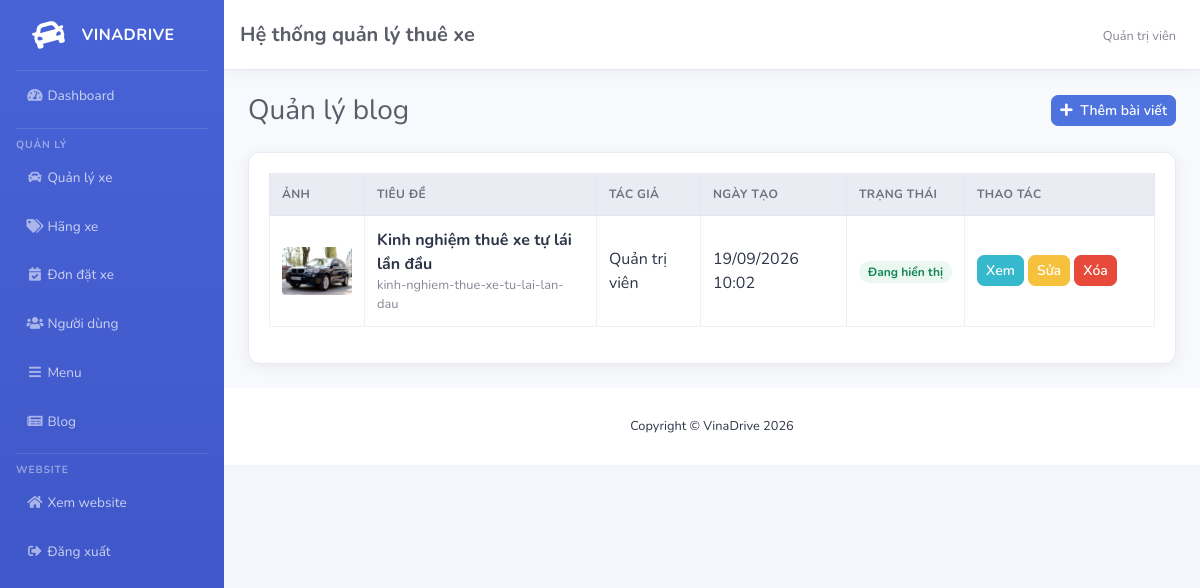
The app's page /admin/blogs (signed in) with its own data.
### tables this page shows
CREATE TABLE `blogs` (
    `BlogID`    INT(11) NOT NULL AUTO_INCREMENT,
    `Title`     VARCHAR(255) NOT NULL,
    `Slug`      VARCHAR(255) NOT NULL,
    `Content`   LONGTEXT DEFAULT NULL,
    `Thumbnail` VARCHAR(255) DEFAULT NULL,
    `AuthorID`  INT(11) DEFAULT NULL,
    `CreatedAt` DATETIME DEFAULT CURRENT_TIMESTAMP,
    `UpdatedAt` DATETIME DEFAULT NULL,
    `Status`    VARCHAR(20) DEFAULT 'Published',
    PRIMARY KEY (`BlogID`),
    UNIQUE KEY `Slug` (`Slug`),
    KEY `AuthorID` (`AuthorID`),
    CONSTRAINT `fk_blogs_author` FOREIGN KEY (`AuthorID`) REFERENCES `users` (`UserID`)
);

CREATE TABLE `users` (
    `UserID`                INT(11) NOT NULL AUTO_INCREMENT,
    `FullName`              VARCHAR(150) NOT NULL,
    `Email`                 VARCHAR(150) NOT NULL,
    `Phone`                 VARCHAR(20) DEFAULT NULL,
     
     
     
    `PasswordHash`          VARCHAR(255) NOT NULL,
    `Address`               VARCHAR(255) DEFAULT NULL,
    `Avatar`                VARCHAR(255) DEFAULT NULL,
    `LicenseNumber`         VARCHAR(50) DEFAULT NULL,
    `LicenseFrontImage`     VARCHAR(255) DEFAULT NULL,
    `LicenseBackImage`      VARCHAR(255) DEFAULT NULL,
    `LicenseVerifiedStatus` VARCHAR(30) DEFAULT 'Pending',
    `LicenseUploadedAt`     DATETIME DEFAULT NULL,
    `RoleID`                INT(11) NOT NULL,
    `Status`                VARCHAR(20) DEFAULT 'Active',
    `CreatedAt`             DATETIME DEFAULT CURRENT_TIMESTAMP,
    `UpdatedAt`             DATETIME DEFAULT NULL ON UPDATE CURRENT_TIMESTAMP,
    PRIMARY KEY (`UserID`),
    UNIQUE KEY `Email` (`Email`),
    UNIQUE KEY `Phone` (`Phone`),
    KEY `RoleID` (`RoleID`),
    CONSTRAINT `fk_users_role` FOREIGN KEY (`RoleID`) REFERENCES `roles` (`RoleID`)
);

### app/Core/Controller.php (called while the page is built, shortened)
<?php
abstract class Controller
{
    protected function view(string $viewName, array $data = [], ?string $layout = 'admin/layout/main'): void
    {
        extract($data);
        $viewFile = __DIR__ . '/../Views/' . $viewName . '.php';
        require $viewFile;
    }
}

### app/Controllers/Admin/BlogController.php (called while the page is built, shortened)
<?php
require_once __DIR__ . '/../../../CarRental_Backend/helpers/blogs.php';
class BlogController extends Controller
{
    private BlogModel $blogModel;
    public function __construct()
    {
        $this->blogModel = new BlogModel();
    }
    public function index(): void
    {
        $this->view('admin/blogs/list', [
            'pageTitle' => 'Quản lý blog',
            'blogs' => $this->blogModel->allWithAuthor(),
            'success' => isset($_GET['success']),
        ]);
    }
}

### index.php (called while the page is built, shortened)
<?php
$router = new Router();
$router->get('/admin/brands', [BrandController::class, 'index']);
$router->get('/admin/brands/create', [BrandController::class, 'create']);
$router->post('/admin/brands', [BrandController::class, 'store']);
$router->get('/admin/brands/{id}/edit', [BrandController::class, 'edit']);
$router->post('/admin/brands/{id}/update', [BrandController::class, 'update']);
$router->post('/admin/brands/{id}/delete', [BrandController::class, 'destroy']);
$router->get('/admin/cars', [CarController::class, 'index']);
$router->get('/admin/cars/create', [CarController::class, 'create']);
$router->post('/admin/cars', [CarController::class, 'store']);
$router->get('/admin/cars/{id}/edit', [CarController::class, 'edit']);
$router->post('/admin/cars/{id}/update', [CarController::class, 'update']);
$router->post('/admin/cars/{id}/delete', [CarController::class, 'destroy']);
$router->post('/admin/cars/{id}/images/update', [CarController::class, 'updateImage']);
$router->post('/admin/cars/{id}/images/set-main', [CarController::class, 'setMainImage']);
$router->post('/admin/cars/{id}/images/delete', [CarController::class, 'deleteImage']);
$router->get('/admin/users', [UserController::class, 'index']);
$router->get('/admin/users/create', [UserController::class, 'create']);
$router->post('/admin/users', [UserController::class, 'store']);
$router->get('/admin/users/{id}/edit', [UserController::class, 'edit']);
$router->post('/admin/users/{id}/update', [UserController::class, 'update']);
$router->post('/admin/users/{id}/delete', [UserController::class, 'destroy']);
$router->get('/admin/blogs', [BlogController::class, 'index']);
$router->get('/admin/blogs/create', [BlogController::class, 'create']);
$router->post('/admin/blogs', [BlogController::class, 'store']);
$router->get('/admin/blogs/{id}/edit', [BlogController::class, 'edit']);
$router->post('/admin/blogs/{id}/update', [BlogController::class, 'update']);
$router->post('/admin/blogs/{id}/delete', [BlogController::class, 'destroy']);
$router->get('/admin/menus', [MenuController::class, 'index']);
$router->get('/admin/menus/create', [MenuController::class, 'create']);
$router->post('/admin/menus', [MenuController::class, 'store']);
$router->get('/admin/menus/{id}/edit', [MenuController::class, 'edit']);
$router->post('/admin/menus/{id}/update', [MenuController::class, 'update']);
$router->post('/admin/menus/{id}/delete', [MenuController::class, 'destroy']);
$router->get('/admin/dashboard', [DashboardController::class, 'index']);
$router->get('/admin/bookings', [BookingController::class, 'index']);
$router->get('/admin/bookings/{id}', [BookingController::class, 'show']);
$router->get('/admin/bookings/{id}/return-check', [BookingController::class, 'returnCheck']);
$router->post('/admin/bookings/{id}/cancel', [BookingController::class, 'cancel']);
$router->post('/admin/bookings/{id}/return-approve', [BookingController::class, 'returnApprove']);
$router->post('/admin/payments/{id}/confirm', [PaymentController::class, 'confirm']);
$router->post('/admin/payments/{id}/confirm-final', [PaymentController::class, 'confirmFinal']);
$router->get('/login', [AuthController::class, 'showLogin']);
$router->post('/login', [AuthController::class, 'login']);
$router->get('/register', [AuthController::class, 'showRegister']);
$router->post('/register', [AuthController::class, 'register']);
$router->get('/logout', [AuthController::class, 'logout']);
$router->get('/', [PageController::class, 'index']);
$router->get('/about', [PageController::class, 'about']);
$router->get('/contact', [PageController::class, 'contact']);
$router->get('/blog', [FrontendBlogController::class, 'index']);
$router->get('/blog/{slug}', [FrontendBlogController::class, 'show']);
$router->get('/vehicle', [FrontendCarController::class, 'index']);
$router->get('/vehicle/{id}', [FrontendCarController::class, 'show']);
$router->get('/vehicle/{id}/book', [FrontendCarController::class, 'bookForm']);
$router->post('/bookings', [FrontendBookingController::class, 'store']);
$router->get('/profile', [AccountController::class, 'profile']);
$router->post('/profile/update', [AccountController::class, 'updateProfile']);
$router->get('/my-bookings', [AccountController::class, 'myBookings']);
$router->get('/my-bookings/{id}/return', [FrontendBookingController::class, 'returnForm']);
$router->post('/my-bookings/{id}/return', [FrontendBookingController::class, 'submitReturn']);
$router->get('/my-payments', [AccountController::class, 'myPayments']);
$router->dispatch(BASE_PATH);

### app/Core/Model.php (called while the page is built, shortened)
<?php
abstract class Model
{
    public function __construct()
    {
        $this->db = Database::connection();
    }
}

### app/Core/Database.php (called while the page is built, shortened)
<?php
class Database
{
    private static ?\mysqli $connection = null;
    public static function connection(): \mysqli
    {
        if (self::$connection === null) {
            $host = 'localhost';
            $username = 'root';
            $password = '';
            $database = 'carrentaldb';
            $conn = new \mysqli($host, $username, $password, $database);
            $conn->set_charset('utf8mb4');
            self::$connection = $conn;
        }
        return self::$connection;
    }
}

### app/Models/BlogModel.php (called while the page is built, shortened)
<?php
class BlogModel extends Model
{
    public function allWithAuthor(): array
    {
        $sql = "SELECT b.BlogID, b.Title, b.Slug, b.Thumbnail, b.Status, b.CreatedAt, b.UpdatedAt, u.FullName
                FROM blogs b
                LEFT JOIN users u ON b.AuthorID = u.UserID
                ORDER BY b.CreatedAt DESC, b.BlogID DESC";
        $result = $this->db->query($sql);
        return $result ? $result->fetch_all(MYSQLI_ASSOC) : [];
    }
}

### CarRental_Backend/helpers/blogs.php (called while the page is built, shortened)
<?php
function blogThumbnailSrc(string $thumbnail, string $publicPrefix = 'assets/img/', string $fallback = 'assets/img/cars/blog-1.jpg'): string
{
    $thumbnail = trim($thumbnail);
    if ($thumbnail === '') {
        return $fallback;
    }
    $normalized = str_replace('\\', '/', $thumbnail);
    $normalized = ltrim($normalized, '/');
    return rtrim($publicPrefix, '/') . '/' . $normalized;
}

### app/Views/admin/blogs/list.php (the view, shortened to what this page needs)
<div class="d-sm-flex align-items-center justify-content-between mb-4">
    <h1 class="h3 mb-0 text-gray-800">Quản lý blog</h1>
    <a href="/Carrental/admin/blogs/create" class="btn btn-primary btn-sm">
        <i class="fas fa-plus mr-1"></i> Thêm bài viết
    </a>
</div>
<div class="card shadow mb-4">
    <div class="card-body">
        <div class="table-responsive">
            <table class="table table-bordered table-hover">
                <thead class="thead-light">
                    <tr>
                        <th width="80">Ảnh</th>
                        <th>Tiêu đề</th>
                        <th>Tác giả</th>
                        <th>Ngày tạo</th>
                        <th>Trạng thái</th>
                        <th width="190">Thao tác</th>
                    </tr>
                </thead>
                <tbody>
                    <?php if (count($blogs) > 0): ?>
                        <?php foreach ($blogs as $row): ?>
                            <?php
                                $imageSrc = blogThumbnailSrc(
                                    $row['Thumbnail'] ?? '',
                                    '/Carrental/public/frontend/assets/img/',
                                    '/Carrental/public/frontend/assets/img/cars/blog-1.jpg'
                                );
                                $author = $row['FullName'] ?? 'VinaDrive';
                            ?>
                            <tr>
                                <td>
                                    <img src="<?= htmlspecialchars($imageSrc) ?>" alt="" style="width:70px;height:48px;object-fit:cover;border-radius:4px;">
                                </td>
                                <td>
                                    <strong><?= htmlspecialchars($row['Title']) ?></strong>
                                    <div class="small text-muted"><?= htmlspecialchars($row['Slug']) ?></div>
                                </td>
                                <td><?= htmlspecialchars($author) ?></td>
                                <td><?= htmlspecialchars($row['CreatedAt'] ? date('d/m/Y H:i', strtotime($row['CreatedAt'])) : '') ?></td>
                                <td>
                                    <?php if (($row['Status'] ?? '') === 'Published'): ?>
                                        <span class="badge badge-success">Đang hiển thị</span>
                                    <?php else: ?>
                                        <span class="badge badge-secondary">Bản nháp</span>
                                    <?php endif; ?>
                                </td>
                                <td>
                                    <a href="/Carrental/blog/<?= urlencode($row['Slug']) ?>" target="_blank" class="btn btn-info btn-sm">Xem</a>
                                    <a href="/Carrental/admin/blogs/<?= (int) $row['BlogID'] ?>/edit" class="btn btn-warning btn-sm">Sửa</a>
                                    <form action="/Carrental/admin/blogs/<?= (int) $row['BlogID'] ?>/delete" method="POST"
                                          class="d-inline" onsubmit="return confirm('Ban co chac muon xoa bai viet nay?');">
                                        <button type="submit" class="btn btn-danger btn-sm">Xóa</button>
                                    </form>
                                </td>
                            </tr>
                        <?php endforeach; ?>
                    <?php else: ?>
                        <tr>
                            <td colspan="6" class="text-center text-muted">Chưa có bài viết nào.</td>
                        </tr>
                    <?php endif; ?>
                </tbody>
            </table>
        </div>
    </div>
</div>

### app/Core/Router.php (shortened to what this page needs)
<?php
class Router
{
    private array $routes = [];
    public function get(string $path, array $handler): void
    {
        $this->routes['GET'][] = [$path, $handler];
    }
    public function post(string $path, array $handler): void
    {
        $this->routes['POST'][] = [$path, $handler];
    }
    public function dispatch(string $basePath = ''): void
    {
        $method = $_SERVER['REQUEST_METHOD'] ?? 'GET';
        $uri = parse_url($_SERVER['REQUEST_URI'] ?? '/', PHP_URL_PATH);
        if ($basePath !== '' && str_starts_with($uri, $basePath)) {
            $uri = substr($uri, strlen($basePath));
        }
        $uri = '/' . trim($uri, '/');
        foreach ($this->routes[$method] ?? [] as [$routePath, $handler]) {
            $params = $this->match($routePath, $uri);
            if ($params !== null) {
                [$controllerClass, $action] = $handler;
                $controller = new $controllerClass();
                call_user_func_array([$controller, $action], $params);
                return;
            }
        }
    }
    private function match(string $routePath, string $uri): ?array
    {
        $paramNames = [];
        $pattern = preg_replace_callback('/\{(\w+)\}/', function ($m) use (&$paramNames) {
            $paramNames[] = $m[1];
            return '([^/]+)';
        }, $routePath);
        $pattern = '#^' . $pattern . '$#';
        if (preg_match($pattern, $uri, $matches)) {
            array_shift($matches);
            return array_values($matches);
        }
        return null;
    }
}

### public/admin/css/admin-theme.css (style rules this page uses)
:root { --admin-primary: #4e73df; --admin-primary-dark: #3a5cc9; --admin-radius: 12px; --admin-radius-sm: 8px; --admin-border: #e7eaf3; --admin-shadow: 0 .15rem .85rem rgba(58, 59, 69, .08); --admin-shadow-hover: 0 .35rem 1.2rem rgba(58, 59, 69, .12); --admin-text: #2e3548; --admin-text-muted: #6f7485; }
body { background-color: #f4f6fb; font-family: 'Nunito', -apple-system, BlinkMacSystemFont, 'Segoe UI', Roboto, sans-serif; color: var(--admin-text); }
.card { border: 1px solid var(--admin-border); border-radius: var(--admin-radius); box-shadow: var(--admin-shadow); }
.shadow, .shadow-sm { box-shadow: var(--admin-shadow) !important; }
.card-body { color: var(--admin-text); }
.table { color: var(--admin-text); }
.table thead th { background-color: #f8f9fc; color: var(--admin-text-muted); border-bottom: 1px solid var(--admin-border); border-top: none; font-size: 12px; font-weight: 700; text-transform: uppercase; letter-spacing: .03em; }
.table-bordered, .table-bordered th, .table-bordered td { border-color: #edf0f7; }
.btn { border-radius: var(--admin-radius-sm); font-weight: 600; }
.btn-sm { border-radius: 7px; }
.badge { font-weight: 700; padding: .4em .75em; border-radius: 999px; }
.badge-success { background-color: #eaf8f1; color: #158456; }

### public/admin/css/cars-admin.css (style rules this page uses)
.table td, .table th { vertical-align: middle !important; }

### records on screen
blogs: Title "Kinh nghiệm thuê xe tự lái lần đầu", Slug "kinh-nghiem-thue-xe-tu-lai-lan-dau", AuthorID.FullName "Quản trị viên", CreatedAt "19/09/2026 10:02", Status "Đang hiển thị"
